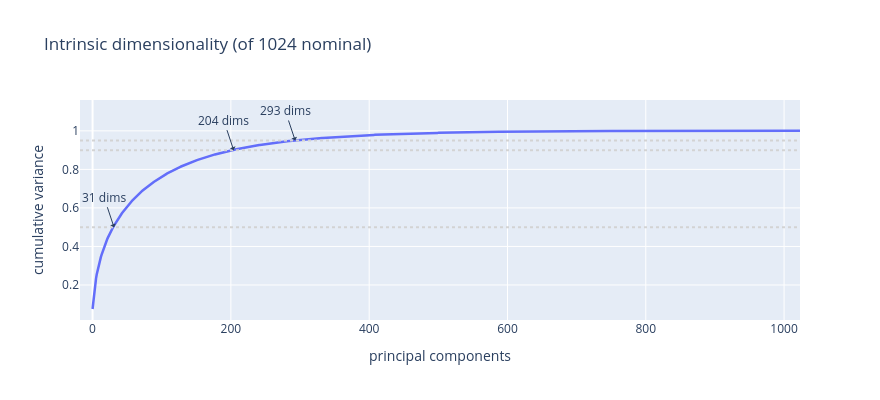

Notebook cell for this chart:
### Markdown cell above
Note what the middle row says in both spaces: **`within_nikaya` sits essentially on top of
`cross_nikaya`.** Knowing that two chunks come from the same collection tells you almost
nothing about whether they are similar. The Dīgha/Majjhima division is editorial — it
sorts discourses by *length*, not subject — and the embedding space confirms it carries no
semantic weight.

### Code cell
curve = geometry.pca_curve(vectors)

fig = go.Figure(go.Scatter(y=curve["cumulative"], mode="lines", line=dict(width=2.5)))
for frac, dims in [(0.50, curve["dims_50"]), (0.90, curve["dims_90"]), (0.95, curve["dims_95"])]:
    fig.add_hline(y=frac, line_dash="dot", line_color="lightgrey")
    fig.add_annotation(x=dims, y=frac, text=f"{dims} dims", showarrow=True, arrowhead=1)
fig.update_layout(title=f"Intrinsic dimensionality (of {vectors.shape[1]} nominal)",
                  xaxis_title="principal components", yaxis_title="cumulative variance",
                  width=880, height=400, showlegend=False)
fig.show()

print(f"50% of variance in {curve['dims_50']} dims | 90% in {curve['dims_90']} "
      f"| 95% in {curve['dims_95']} | nominal {vectors.shape[1]}")

### Figure 1 — Plotly figure (JSON) as saved in the notebook; plotly's stock layout.template omitted (floating-point values rounded to 4 significant figures; data arrays with more than 128 entries replaced by an {"elided": "..."} marker saying what was removed)
{"data": [{"line": {"width": 2.5}, "mode": "lines", "type": "scatter", "y": {"elided": "1024 float values"}}], "layout": {"annotations": [{"arrowhead": 1, "showarrow": true, "text": "31 dims", "x": 31, "y": 0.5}, {"arrowhead": 1, "showarrow": true, "text": "204 dims", "x": 204, "y": 0.9}, {"arrowhead": 1, "showarrow": true, "text": "293 dims", "x": 293, "y": 0.95}], "height": 400, "shapes": [{"line": {"color": "lightgrey", "dash": "dot"}, "type": "line", "x0": 0, "x1": 1, "xref": "x domain", "y0": 0.5, "y1": 0.5, "yref": "y"}, {"line": {"color": "lightgrey", "dash": "dot"}, "type": "line", "x0": 0, "x1": 1, "xref": "x domain", "y0": 0.9, "y1": 0.9, "yref": "y"}, {"line": {"color": "lightgrey", "dash": "dot"}, "type": "line", "x0": 0, "x1": 1, "xref": "x domain", "y0": 0.95, "y1": 0.95, "yref": "y"}], "showlegend": false, "title": {"text": "Intrinsic dimensionality (of 1024 nominal)"}, "width": 880, "xaxis": {"title": {"text": "principal components"}}, "yaxis": {"title": {"text": "cumulative variance"}}}}
